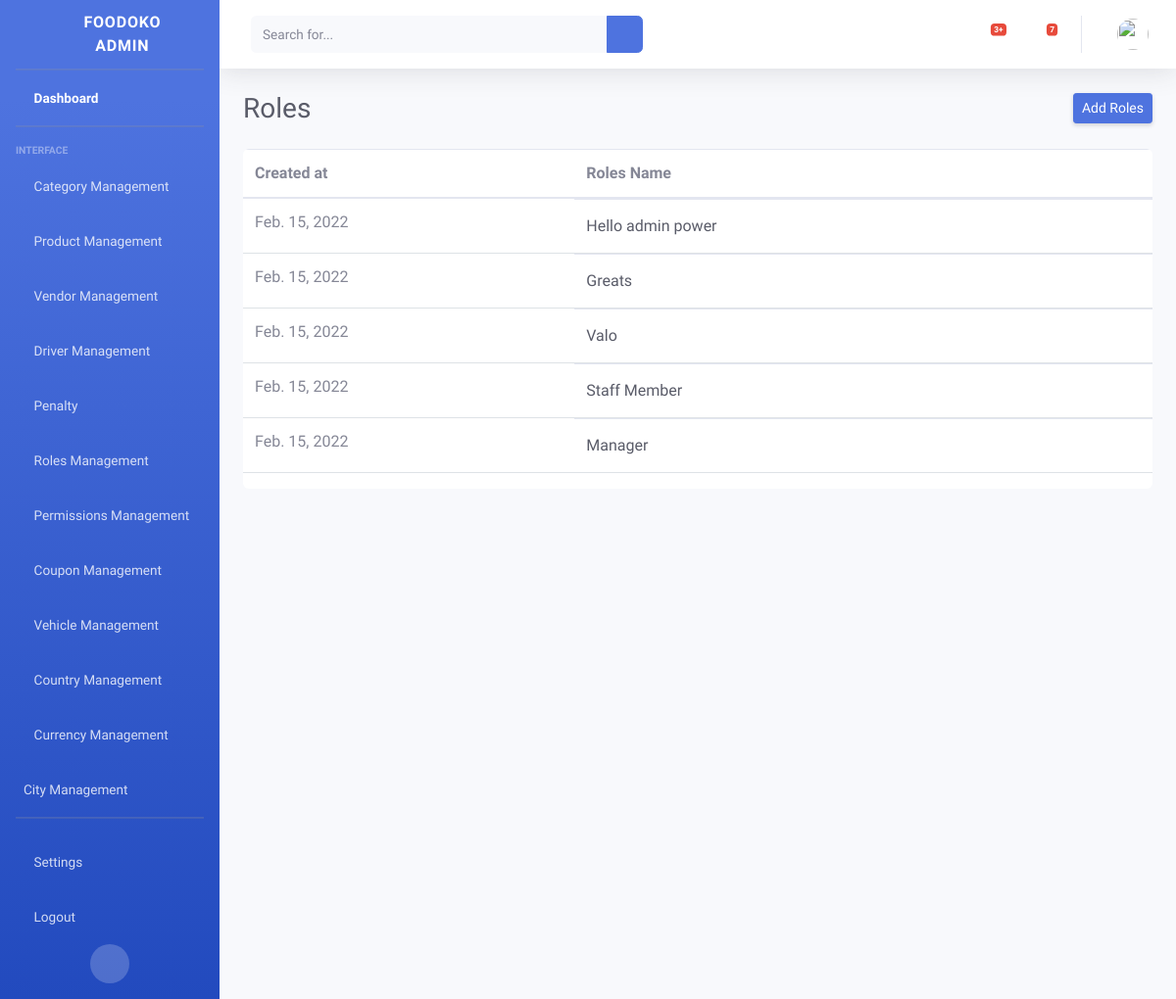
/adminpanel/roles/, run on the app's committed database.
### Dashboard/models.py (models this page shows, shortened)
class Role(models.Model):
    created_at = models.DateField(default=date.today, null=True)
    role_title = models.CharField(max_length=255, unique=True)
    permissions = models.ManyToManyField(Permission)
    class Meta:
        ordering = ["-id"]
        verbose_name = "Role"

### Dashboard/views.py (the view)
# urls.py: path("roles/", RoleView.as_view(), name="roleview"),
class RoleView(View):
    template_name = "roles/roles.html"
    def get(self, request):
        roles = Role.objects.all()
        args = {
            "roles": roles,
        }
        return render(request, self.template_name, args)

### Dashboard/templates/roles/roles.html (shortened to what this page needs)
{% load static %}
{% include 'base.html' %}
<body id="page-top">
    <div id="wrapper">
        {% include 'admin-sidebar.html' %}
        <div id="content-wrapper" class="d-flex flex-column">
            <div id="content">
               {% include 'admin-nav.html' %}
                <div class="container-fluid">
                    <div class="d-sm-flex align-items-center justify-content-between mb-4">
                        <h1 class="h3 mb-0 text-gray-800">Roles</h1>
                        <a href="{% url 'addRole' %}" class="d-none d-sm-inline-block btn btn-sm btn-primary shadow-sm">Add Roles</a>
                    </div>
                    <div class="main____dept____table table-responsive">
                      {% if roles %}
                        <table class="table">
                          <thead class="table_____head">
                            <tr>
                              <th scope="col">Created at</th>
                              <th scope="col">Roles Name</th>
                            </tr>
                          </thead>
                          <tbody class="catgory__table">
                            {% for r in roles %}
                            <tr>
                              <td>{{ r.created_at }}</td>
                              <td class="d-flex align-items-center">
                                <a href="#" class="w-100 d-flex text-dark">{{ r.role_title }}</a>
                                <form method="POST" action="{% url 'roleDelete' %}">
                                  <button class="border-0 bg-white" type="submit"><i class="fas fa-times-circle cross____icon"></i></button>
                                </form>
                                <a class="border-0 bg-white" href="{% url 'editRole' r.id %}"><i class="fas fa-edit cross____icon"></i></a>
                              </td>
                            </tr>
                           {% endfor %}
                          </tbody>
                        </table>
                      {% else %}
                      <div class="alert alert-danger text-center" role="alert">
                        No Roles Added!
                      </div>
                      {% endif %}
                      </div>
                </div>
            </div>
        </div>
    </div>
</body>

### static/admin-css/azim.css (style rules this page uses)
.main____dept____table { background: #fff; border-radius: 6px; }
.cross____icon { font-size: 25px; transition: 0.2s all ease-in-out; }

### data on the page
Role: created_at "Feb. 15, 2022", role_title "Hello admin power"
Role: created_at "Feb. 15, 2022", role_title "Greats"
Role: created_at "Feb. 15, 2022", role_title "Valo"
Role: created_at "Feb. 15, 2022", role_title "Staff Member"
Role: created_at "Feb. 15, 2022", role_title "Manager"
